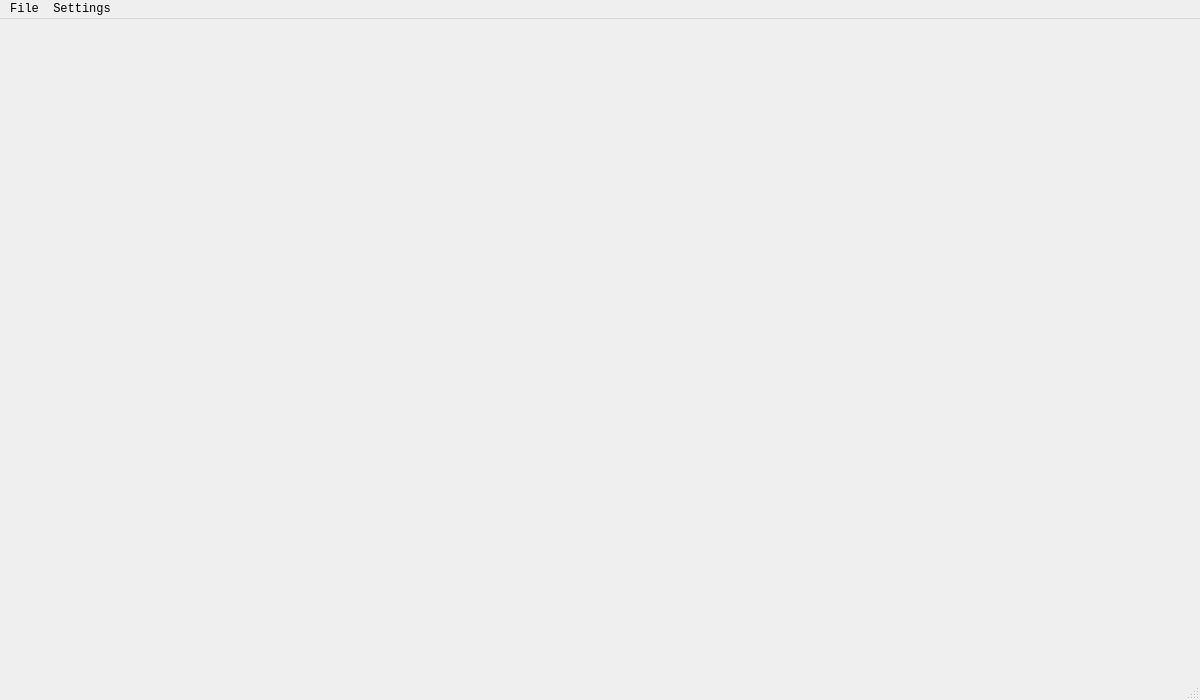
<?xml version="1.0" encoding="UTF-8"?>
<ui version="4.0">
 <class>MainWindow</class>
 <widget class="QMainWindow" name="MainWindow">
  <property name="geometry">
   <rect>
    <x>0</x>
    <y>0</y>
    <width>1200</width>
    <height>700</height>
   </rect>
  </property>
  <property name="sizePolicy">
   <sizepolicy hsizetype="Preferred" vsizetype="Preferred">
    <horstretch>1</horstretch>
    <verstretch>1</verstretch>
   </sizepolicy>
  </property>
  <property name="font">
   <font>
    <family>Consolas</family>
   </font>
  </property>
  <property name="windowTitle">
   <string>Color Harmonization - ICG Term Project 2023 Spring, F09922184</string>
  </property>
  <widget class="QWidget" name="centralwidget">
   <layout class="QGridLayout" name="gridLayout_2">
    <property name="leftMargin">
     <number>12</number>
    </property>
    <property name="topMargin">
     <number>12</number>
    </property>
    <property name="rightMargin">
     <number>12</number>
    </property>
    <property name="bottomMargin">
     <number>12</number>
    </property>
    <item row="0" column="0">
     <layout class="QGridLayout" name="main_layout"/>
    </item>
   </layout>
  </widget>
  <widget class="QMenuBar" name="menubar">
   <property name="geometry">
    <rect>
     <x>0</x>
     <y>0</y>
     <width>1134</width>
     <height>24</height>
    </rect>
   </property>
   <widget class="QMenu" name="menu_File">
    <property name="font">
     <font>
      <family>Consolas</family>
     </font>
    </property>
    <property name="title">
     <string>File</string>
    </property>
    <widget class="QMenu" name="menu_Load">
     <property name="font">
      <font>
       <family>Consolas</family>
      </font>
     </property>
     <property name="title">
      <string>Load image(s)</string>
     </property>
     <addaction name="action_load_from_local"/>
     <addaction name="action_load_from_url"/>
     <addaction name="action_load_from_clipboard"/>
     <addaction name="separator"/>
    </widget>
    <widget class="QMenu" name="menu_Save">
     <property name="title">
      <string>Save</string>
     </property>
     <addaction name="action_save_all"/>
     <addaction name="action_save_selected"/>
    </widget>
    <addaction name="menu_Load"/>
    <addaction name="menu_Save"/>
    <addaction name="action_open_res_dir"/>
    <addaction name="action_open_vis_dir"/>
   </widget>
   <widget class="QMenu" name="menu_preferences">
    <property name="title">
     <string>Settings</string>
    </property>
    <addaction name="action_open_settings"/>
   </widget>
   <addaction name="menu_File"/>
   <addaction name="menu_preferences"/>
  </widget>
  <widget class="QStatusBar" name="statusbar">
   <property name="font">
    <font>
     <family>Consolas</family>
    </font>
   </property>
  </widget>
  <action name="action_load_from_local">
   <property name="text">
    <string>From local</string>
   </property>
   <property name="font">
    <font>
     <family>Consolas</family>
    </font>
   </property>
  </action>
  <action name="action_load_from_clipboard">
   <property name="text">
    <string>From clipboard</string>
   </property>
   <property name="font">
    <font>
     <family>Consolas</family>
    </font>
   </property>
  </action>
  <action name="action_load_from_url">
   <property name="text">
    <string>From URL</string>
   </property>
   <property name="font">
    <font>
     <family>Consolas</family>
    </font>
   </property>
  </action>
  <action name="action_save_all">
   <property name="text">
    <string>Save all processed images to a directory</string>
   </property>
  </action>
  <action name="action_save_selected">
   <property name="text">
    <string>Save the selected images to a directory</string>
   </property>
  </action>
  <action name="action_browse_recently_loaded">
   <property name="text">
    <string>Browse</string>
   </property>
  </action>
  <action name="action_clear_recently_loaded">
   <property name="text">
    <string>Clear</string>
   </property>
  </action>
  <action name="action_open_settings">
   <property name="text">
    <string>Open settings panel</string>
   </property>
  </action>
  <action name="action_open_res_dir">
   <property name="text">
    <string>Open results directory</string>
   </property>
  </action>
  <action name="action_open_vis_dir">
   <property name="text">
    <string>Open visualizations directory</string>
   </property>
  </action>
 </widget>
 <resources/>
 <connections/>
</ui>
